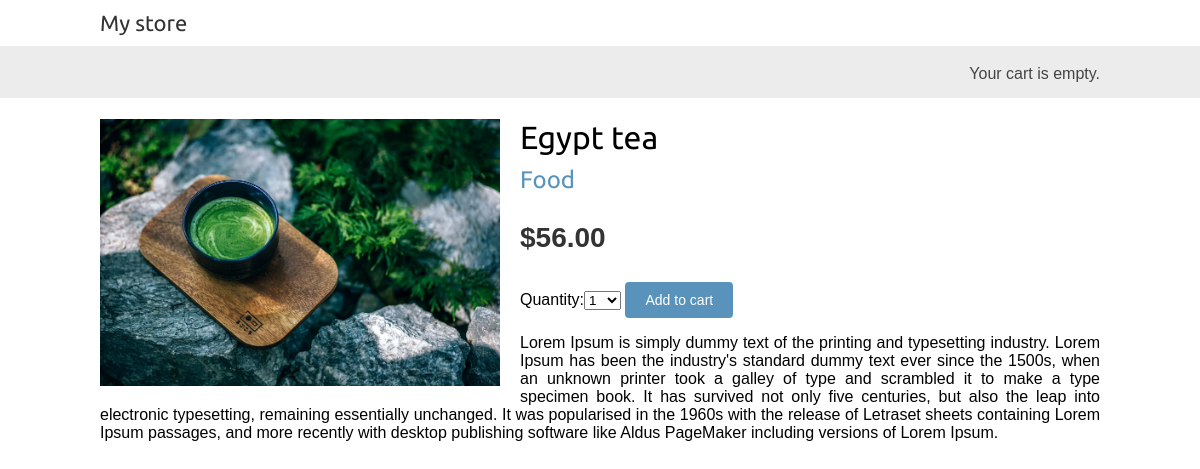
The app's page /2/egypt-tea/ with its own data.
### store/models.py (models this page shows, shortened)
class Product(models.Model):
    category = models.ForeignKey(Category,related_name='products',on_delete=models.CASCADE)
    name = models.CharField(max_length=200, db_index=True)
    slug = models.SlugField(max_length=200, db_index=True)
    image = models.ImageField(upload_to='products/%Y/%m/%d',blank=True)
    description = models.TextField(blank=True)
    price = models.DecimalField(max_digits=10, decimal_places=2)
    available = models.BooleanField(default=True)
    created = models.DateTimeField(auto_now_add=True)
    updated = models.DateTimeField(auto_now=True)
    class Meta:
        ordering = ('name',)
        index_together = (('id', 'slug'),)

class Category(models.Model):
    name = models.CharField(max_length=200,db_index=True)
    slug = models.SlugField(max_length=200,unique=True)
    class Meta:
        ordering = ('name',)
        verbose_name = 'category'
        verbose_name_plural = 'categories'
    def __str__(self):
        return self.name
    def get_absolute_url(self):
        return reverse('store:product_list_by_category',args=[self.slug])

### store/views.py (the view)
# urls.py: path('<int:id>/<slug:slug>/', views.product_detail,name='product_detail'),
def product_detail(request, id, slug):
    product = get_object_or_404(Product,id=id,slug=slug,available=True)
    cart_product_form = CartAddProductForm()
    return render(request,'store/product/detail.html',
    {'product': product,
    'cart_product_form': cart_product_form
    })

### cart/forms.py
class CartAddProductForm(forms.Form):
    quantity = forms.TypedChoiceField(choices=PRODUCT_QUANTITY_CHOICES,coerce=int)
    override = forms.BooleanField(required=False,initial=False,widget=forms.HiddenInput)

### cart/cart.py (called while the page is built)
    def __len__(self):
        return sum(item['quantity'] for item in self.cart.values())

### cart/context_processors.py (called while the page is built)
def cart(request):
    return {'cart': Cart(request)}

### store/templates/store/product/detail.html (shortened to what this page needs)
{% extends "store/base.html" %}
{% load static %}
{% block content %}
<div class="product-detail">
    <img src="{% if product.image %}{{ product.image.url }}{% else %}
{% static "img/no_image.png" %}{% endif %}">
<h1>{{ product.name }}</h1>
<h2>
<a href="{{ product.category.get_absolute_url }}">
{{ product.category }}
</a>
</h2>
<p class="price">${{ product.price }}</p>
<form action="{% url 'cart:cart_add' product.id %}" method="post">
{{ cart_product_form }}
<input type="submit" value="Add to cart">
</form>
{{ product.description|linebreaks }}
</div>
{% endblock %}

### store/static/css/base.css (style rules this page uses)
body { margin:0; padding:0; font-family:helvetica, sans-serif; }
h1, h2, h3, h4, h5 , h6 { font-family: 'Ubuntu', sans-serif; font-weight:normal; }
a { text-decoration:none; color:#5993bb; }
a.button, input[type="submit"] { color:#fff; background:#5993bb; border-radius:4px; padding:10px 20px; font-size:14px; border:0; }
.product-detail { text-align:justify; }
.product-detail .price { color:#333; font-size:28px; font-weight:bold; }
.product-detail img { width:40%; float:left; padding:0 20px 20px 0; }
.product-detail h1 { margin-bottom:0; }
.product-detail h2 { margin-top:10px; }

### records on screen
Product: image (picture), name "Egypt tea", category "Food", price "56.00", description "Lorem Ipsum is simply dummy text of the printing and typesetting industry. Lorem Ipsum has been the industry's standard dummy text ever since the 1500s, when an unknown printer took a galley of type and scrambled it to make a type specimen book. It has survived not only five centuries, but also the leap into electronic typesetting, remaining essentially unchanged. It was popularised in the 1960s with the release of Letraset sheets containing Lorem Ipsum passages, and more recently with desktop publishing software like Aldus PageMaker including versions of Lorem Ipsum."
